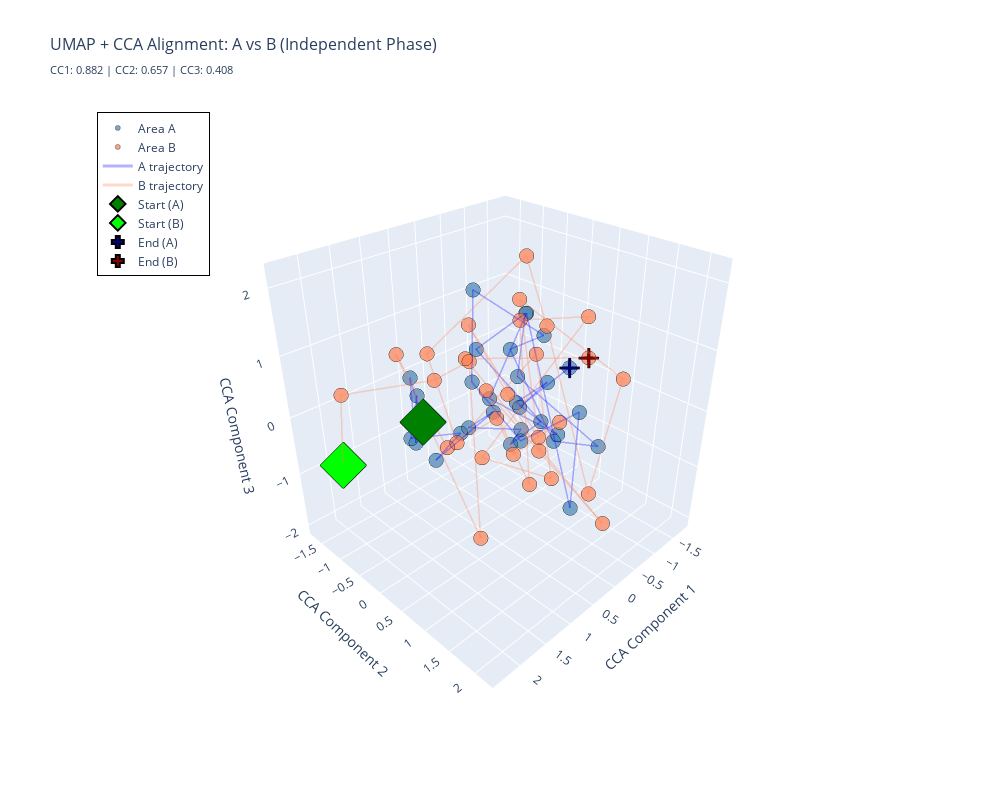

The notebook cell this image was saved under:
### Code cell
# Independent phase: UMAP + CCA alignment
Z_A_cca, Z_B_cca, cca_model, fig = plot_umap_cca_alignment(
    X_A               = A_indep,
    X_B               = B_indep,
    use_joint_umap    = False,
    n_umap_components = 5,
    n_cca_components  = 3,
    random_state      = 42,
    title             = "UMAP + CCA Alignment: A vs B (Independent Phase)",
    width             = 1000,
    height            = 800,
    point_size        = 5,
    alpha             = 0.7,
)

### Figure 1 — Plotly figure (JSON) as saved in the notebook; plotly's stock layout.template omitted (floating-point values rounded to 4 significant figures)
{"data": [{"hovertemplate": "Area A<br>CC1: %{x:.3f}<br>CC2: %{y:.3f}<br>CC3: %{z:.3f}<extra></extra>", "marker": {"color": "steelblue", "line": {"color": "black", "width": 0.5}, "opacity": 0.7, "size": 5}, "mode": "markers", "name": "Area A", "type": "scatter3d", "x": [1.661, 1.45, 1.481, 0.725, 0.9899, 0.9047, 0.8787, 0.6191, 0.5048, 0.1834, 0.04717, -0.6089, -0.2803, -0.7128, -0.5377, -0.3503, -0.8446, -1.062, -0.1503, -0.4278, -0.8086, -0.2241, -0.02588, -0.06272, -0.5903, -0.4558, 0.04739, -0.6448, -0.01546, -0.8766, -0.8133], "y": [0.1767, -0.3122, -0.2384, -1.124, -1.005, 0.06225, -0.5577, 0.437, -0.2079, 0.5645, 0.2232, 0.2445, -0.8535, -0.2202, -0.2023, 1.563, 0.3176, -0.8729, 0.6516, -1.057, -1.542, 0.1824, 1.444, 1.357, -0.08676, -0.7455, 1.142, -0.3253, 0.8626, -0.4691, 0.5923], "z": [0.4676, 0.8533, -0.1537, -0.06484, -0.6712, -0.1161, -0.9119, 0.2769, -0.3295, -0.1538, -0.6427, -0.5188, 0.469, 1.141, 0.1378, -0.2271, -0.9624, 0.1809, 1.266, 1.354, -0.5985, -0.7281, 0.4289, -1.292, 1.226, -0.4512, -0.035, -0.4273, 0.6682, -0.6768, 0.4903]}, {"hovertemplate": "Area B<br>CC1: %{x:.3f}<br>CC2: %{y:.3f}<br>CC3: %{z:.3f}<extra></extra>", "marker": {"color": "coral", "line": {"color": "black", "width": 0.5}, "opacity": 0.7, "size": 5}, "mode": "markers", "name": "Area B", "type": "scatter3d", "x": [2.364, 2.318, 1.309, 0.07881, 0.7474, 1.685, 0.4763, 0.594, 0.1312, 0.4215, -0.4582, -0.4333, -0.5739, -0.9661, -1.303, -0.8543, -0.393, -0.6367, -0.3666, 0.05052, -0.393, 0.2535, 0.1692, 0.1943, -0.9248, -0.4313, 0.1597, -0.8852, 0.2779, -0.8202, -1.791], "y": [-0.7791, -0.6751, 0.02437, -0.6301, 0.2759, -0.2607, -0.7546, 0.4791, 0.3665, 1.477, 0.3542, -0.3109, -1.342, -0.1144, -0.9071, 1.531, 1.426, 0.2747, 0.09714, -1.663, -1.52, 0.8826, 1.165, -0.2548, 0.7966, -0.06882, 0.7363, -1.272, 2.197, -1.714, 0.1858], "z": [-0.3587, 0.7918, 0.8926, 0.472, -2.043, 1.311, -0.967, 0.1855, -0.7125, 0.4881, -0.9457, -0.1794, 0.6281, -1.147, 0.9807, 0.6543, -1.17, 1.123, 2.204, 0.2171, -1.655, 1.211, -0.7287, -1.055, 1.344, 1.169, -1.067, -0.6925, -0.8825, -0.2139, 0.1456]}, {"hoverinfo": "skip", "line": {"color": "blue", "width": 3}, "mode": "lines", "name": "A trajectory", "opacity": 0.3, "type": "scatter3d", "x": [1.661, 1.45, 1.481, 0.725, 0.9899, 0.9047, 0.8787, 0.6191, 0.5048, 0.1834, 0.04717, -0.6089, -0.2803, -0.7128, -0.5377, -0.3503, -0.8446, -1.062, -0.1503, -0.4278, -0.8086, -0.2241, -0.02588, -0.06272, -0.5903, -0.4558, 0.04739, -0.6448, -0.01546, -0.8766, -0.8133], "y": [0.1767, -0.3122, -0.2384, -1.124, -1.005, 0.06225, -0.5577, 0.437, -0.2079, 0.5645, 0.2232, 0.2445, -0.8535, -0.2202, -0.2023, 1.563, 0.3176, -0.8729, 0.6516, -1.057, -1.542, 0.1824, 1.444, 1.357, -0.08676, -0.7455, 1.142, -0.3253, 0.8626, -0.4691, 0.5923], "z": [0.4676, 0.8533, -0.1537, -0.06484, -0.6712, -0.1161, -0.9119, 0.2769, -0.3295, -0.1538, -0.6427, -0.5188, 0.469, 1.141, 0.1378, -0.2271, -0.9624, 0.1809, 1.266, 1.354, -0.5985, -0.7281, 0.4289, -1.292, 1.226, -0.4512, -0.035, -0.4273, 0.6682, -0.6768, 0.4903]}, {"hoverinfo": "skip", "line": {"color": "coral", "width": 3}, "mode": "lines", "name": "B trajectory", "opacity": 0.3, "type": "scatter3d", "x": [2.364, 2.318, 1.309, 0.07881, 0.7474, 1.685, 0.4763, 0.594, 0.1312, 0.4215, -0.4582, -0.4333, -0.5739, -0.9661, -1.303, -0.8543, -0.393, -0.6367, -0.3666, 0.05052, -0.393, 0.2535, 0.1692, 0.1943, -0.9248, -0.4313, 0.1597, -0.8852, 0.2779, -0.8202, -1.791], "y": [-0.7791, -0.6751, 0.02437, -0.6301, 0.2759, -0.2607, -0.7546, 0.4791, 0.3665, 1.477, 0.3542, -0.3109, -1.342, -0.1144, -0.9071, 1.531, 1.426, 0.2747, 0.09714, -1.663, -1.52, 0.8826, 1.165, -0.2548, 0.7966, -0.06882, 0.7363, -1.272, 2.197, -1.714, 0.1858], "z": [-0.3587, 0.7918, 0.8926, 0.472, -2.043, 1.311, -0.967, 0.1855, -0.7125, 0.4881, -0.9457, -0.1794, 0.6281, -1.147, 0.9807, 0.6543, -1.17, 1.123, 2.204, 0.2171, -1.655, 1.211, -0.7287, -1.055, 1.344, 1.169, -1.067, -0.6925, -0.8825, -0.2139, 0.1456]}, {"hovertemplate": "Start (A)<br>CC1: %{x:.3f}<br>CC2: %{y:.3f}<br>CC3: %{z:.3f}<extra></extra>", "marker": {"color": "green", "line": {"color": "black", "width": 2}, "size": 12, "symbol": "diamond"}, "mode": "markers", "name": "Start (A)", "type": "scatter3d", "x": [1.661], "y": [0.1767], "z": [0.4676]}, {"hovertemplate": "Start (B)<br>CC1: %{x:.3f}<br>CC2: %{y:.3f}<br>CC3: %{z:.3f}<extra></extra>", "marker": {"color": "lime", "line": {"color": "black", "width": 2}, "size": 12, "symbol": "diamond"}, "mode": "markers", "name": "Start (B)", "type": "scatter3d", "x": [2.364], "y": [-0.7791], "z": [-0.3587]}, {"hovertemplate": "End (A)<br>CC1: %{x:.3f}<br>CC2: %{y:.3f}<br>CC3: %{z:.3f}<extra></extra>", "marker": {"color": "darkblue", "line": {"color": "black", "width": 2}, "size": 10, "symbol": "cross"}, "mode": "markers", "name": "End (A)", "type": "scatter3d", "x": [-0.8133], "y": [0.5923], "z": [0.4903]}, {"hovertemplate": "End (B)<br>CC1: %{x:.3f}<br>CC2: %{y:.3f}<br>CC3: %{z:.3f}<extra></extra>", "marker": {"color": "darkred", "line": {"color": "black", "width": 2}, "size": 10, "symbol": "cross"}, "mode": "markers", "name": "End (B)", "type": "scatter3d", "x": [-1.791], "y": [0.1858], "z": [0.1456]}], "layout": {"height": 800, "legend": {"bgcolor": "rgba(255,255,255,0.8)", "bordercolor": "black", "borderwidth": 1, "x": 0.02, "y": 0.98}, "scene": {"camera": {"eye": {"x": 1.5, "y": 1.5, "z": 1.3}}, "xaxis": {"title": {"text": "CCA Component 1"}}, "yaxis": {"title": {"text": "CCA Component 2"}}, "zaxis": {"title": {"text": "CCA Component 3"}}}, "showlegend": true, "title": {"font": {"size": 16}, "text": "UMAP + CCA Alignment: A vs B (Independent Phase)<br><sub>CC1: 0.882 | CC2: 0.657 | CC3: 0.408</sub>"}, "width": 1000}}
